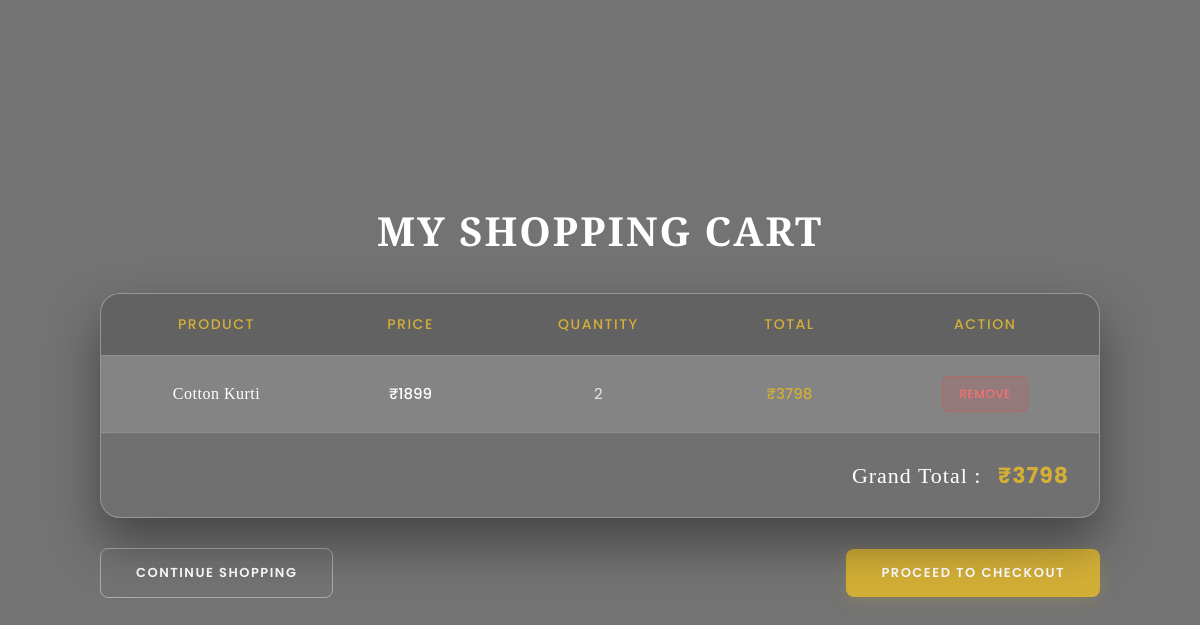
/cart_list/ (signed in), run on the app's committed database.
### specksapp/models.py (models this page shows)
class cart(models.Model):
    user=models.ForeignKey(Register,on_delete=models.CASCADE)
    products=models.ForeignKey(dress,on_delete=models.CASCADE)
    quantity=models.IntegerField(default=1)
    added_at=models.DateTimeField(auto_now_add=True)

class dress(models.Model):
    name =  models.CharField(max_length=25,null=True,blank=True)
    user = models.ForeignKey('shopowner_register',on_delete=models.CASCADE,null=True,blank=True)
    price = models.IntegerField(null=True,blank=True)
    brand = models.CharField(max_length=25,null=True,blank=True)
    size = models.CharField(null=True,blank=True)
    material = models.CharField(max_length=25,null=True,blank=True)
    neckline = models.CharField(max_length=25,null=True,blank=True)
    sleeve_length = models.CharField(max_length=25,null=True,blank=True)
    length = models.CharField(null=True,blank=True)
    color = models.CharField(max_length=25,null=True,blank=True)
    pattern = models.CharField(max_length=25,null=True,blank=True)
    image = models.FileField(upload_to='images/',null=True,blank=True)
    discription =  models.CharField(max_length=150,null=True,blank=True)
    quantity = models.IntegerField(default=50)

### specksapp/views.py (the view)
# urls.py: path('cart_list/',views.cart_list,name='cart_list'),path('remove_from_cart/<int:id>/',views.remove_from_cart,name='remove_from_cart'),
def cart_list(request):
    if 'email' not in request.session:
        return redirect('Login')
    email = request.session.get('email')
    user = models.Register.objects.get(email=email)
    cart_items = models.cart.objects.filter(user=user)
    total_price = 0
    for item in cart_items:
        item.item_total = item.quantity * item.products.price
        total_price += item.item_total
    return render(
        request,
        'cart_items.html',
        {
            'cart_items': cart_items,
            'total_price': total_price,
            'user': user
        }
    )

### specksapp/templates/cart_items.html (shortened to what this page needs)
<!DOCTYPE html>
<html lang="en">
<head>
</head>
<body>
<div class="container">
    <h1 class="title">My Shopping Cart</h1>
    <div class="cart-box">
        {% if cart_items %}
        <table>
            <thead>
                <tr>
                    <th>Product</th>
                    <th>Price</th>
                    <th>Quantity</th>
                    <th>Total</th>
                    <th>Action</th>
                </tr>
            </thead>
            <tbody>
                {% for item in cart_items %}
                <tr>
                    <td class="product-title">{{ item.products.name }}</td>
                    <td class="price">₹{{ item.products.price }}</td>
                    <td class="qty">{{ item.quantity }}</td>
                    <td class="price" style="color: #d4af37;">₹{{ item.item_total }}</td>
                    <td>
                        <a href="{% url 'remove_from_cart' item.id %}" class="remove-btn">
                            Remove
                        </a>
                    </td>
                </tr>
                {% endfor %}
            </tbody>
        </table>
        <div class="total-section">
            <div class="grand-total">
                Grand Total : <span>₹{{ total_price }}</span>
            </div>
        </div>
        {% else %}
            <div class="empty">
                Your luxury cart is currently empty.
            </div>
        {% endif %}
    </div>
    <div class="btns">
        <a href="{% url 'productlist_user' %}" class="btn shop">Continue Shopping</a>
        <a href="{% url 'checkout' %}" class="btn checkout">Proceed to Checkout</a>
    </div>
</div>
</body>
</html>

### specksapp/templates/cart_items.html (style rules this page uses)
* { margin: 0; padding: 0; box-sizing: border-box; font-family: 'Poppins', sans-serif; }
body { min-height: 100vh; background: linear-gradient(rgba(0, 0, 0, 0.55), rgba(0, 0, 0, 0.55)), url('https://images.unsplash.com/photo-1558769132-cb1aea458c5e?q=80&w=1974&auto=format&fit=crop') no-repeat center center fixed; background-size: cover; padding: 50px 20px; display: flex; justify-content: center; align-items: center; }
.container { width: 100%; max-width: 1000px; margin: auto; }
.title { font-family: 'Playfair Display', serif; text-align: center; color: #ffffff; margin-bottom: 35px; font-size: 2.5rem; letter-spacing: 2px; text-transform: uppercase; }
.cart-box { background: rgba(255, 255, 255, 0.12); backdrop-filter: blur(20px); -webkit-backdrop-filter: blur(20px); border-radius: 20px; overflow: hidden; box-shadow: 0 25px 50px rgba(0, 0, 0, 0.4); border: 1px solid rgba(255, 255, 255, 0.15); }
table { width: 100%; border-collapse: collapse; }
th { background: rgba(0, 0, 0, 0.25); color: #d4af37; padding: 20px; font-size: 14px; font-weight: 500; letter-spacing: 1.5px; text-transform: uppercase; text-align: center; border-bottom: 1px solid rgba(255, 255, 255, 0.1); }
td { padding: 20px; text-align: center; color: #ffffff; font-size: 15px; border-bottom: 1px solid rgba(255, 255, 255, 0.08); }
.product-title { font-family: 'Playfair Display', serif; font-size: 16px; letter-spacing: 0.5px; }
.price { font-weight: 500; }
.qty { font-weight: 400; color: #e2e8f0; }
.total-section { padding: 25px 30px; background: rgba(0, 0, 0, 0.15); text-align: right; border-top: 1px solid rgba(255, 255, 255, 0.05); }
.grand-total { font-family: 'Playfair Display', serif; font-size: 22px; color: #ffffff; letter-spacing: 1px; }
.grand-total span { color: #d4af37; font-weight: bold; margin-left: 10px; }
.btns { display: flex; justify-content: space-between; align-items: center; gap: 15px; margin-top: 30px; }
.btn { display: inline-flex; align-items: center; justify-content: center; text-decoration: none; padding: 14px 35px; border-radius: 8px; font-size: 13px; font-weight: 600; letter-spacing: 1.5px; text-transform: uppercase; transition: all 0.3s ease; }
.shop { background: transparent; color: #ffffff; border: 1px solid rgba(255, 255, 255, 0.4); }
.checkout { background: #d4af37; color: #ffffff; box-shadow: 0 4px 15px rgba(212, 175, 55, 0.2); }
.remove-btn { display: inline-flex; align-items: center; padding: 8px 16px; background: rgba(239, 68, 68, 0.15); color: #f87171; text-decoration: none; border: 1px solid rgba(239, 68, 68, 0.3); border-radius: 6px; font-size: 12px; font-weight: 500; letter-spacing: 0.5px; text-transform: uppercase; transition: all 0.3s ease; }

### data on the page
cart: products.name "Cotton Kurti", products.price "1899", quantity "2", item_total "3798"

### other printed values
{{ total_price }} "3798"
